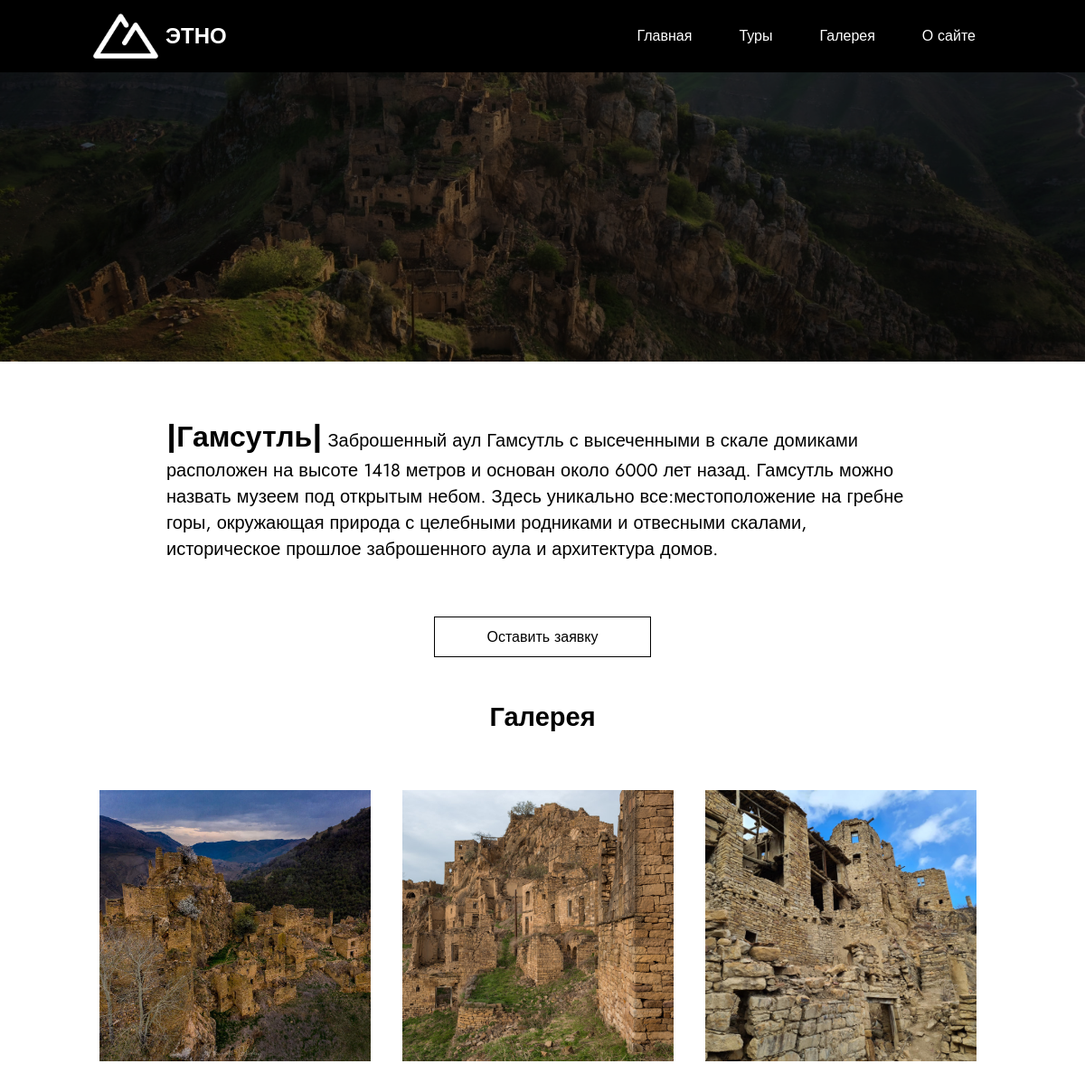
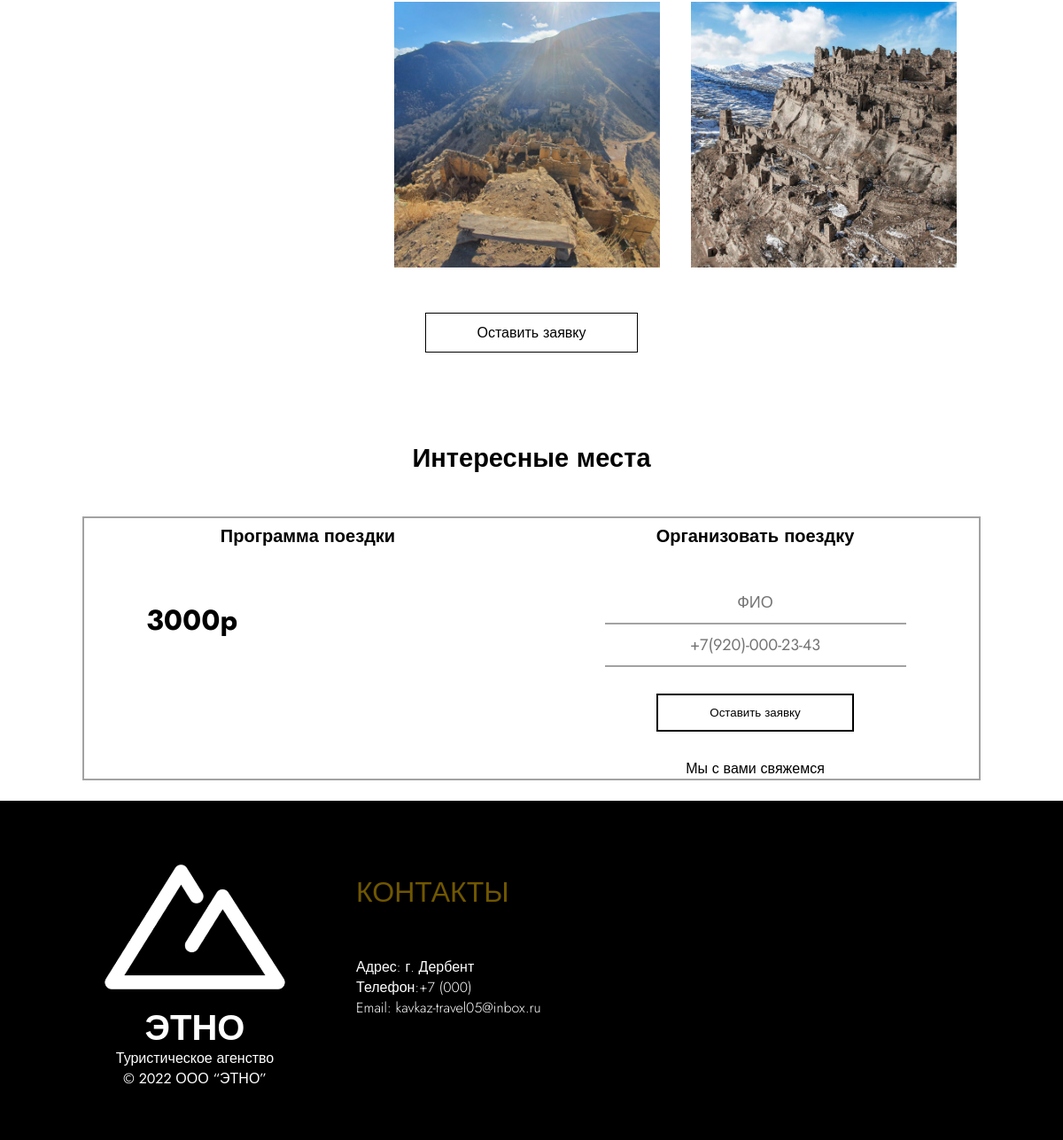
The page /tour/3/ on the database its author committed (2 pictures, top to bottom).
### ture/models.py (models this page shows, shortened)
class Tour(Model):
    img = ImageField(upload_to="img/")
    title = CharField(max_length=60)
    description = TextField()
    price = IntegerField()

class Image(Model):
    title = CharField(max_length=60)
    img = ImageField(upload_to="img/")
    tour_id = ForeignKey(Tour, on_delete=CASCADE)

### ture/views.py (the view, shortened to what this page needs)
# urls.py: path('tour/<int:id>/',tour , name="tour" ),
def tour(request,id):
    context = dict()
    context['tour'] = Tour.objects.get(pk=id)
    context['tour_imgs'] = Image.objects.filter(tour_id_id = id)[:6]
    context['tour_attractions'] = Attraction.objects.filter(tour_id_id = id)
    context['form'] = GetEmailForm()
    return render(request , 'ture/ture.html' , context=context)

### ture/forms.py
class GetEmailForm(Form):
    fio = CharField(max_length=90, widget=TextInput(attrs={'class':'fio', 'type':'text','placeholder':'ФИО', 'id':'fio'}))
    tel = CharField(max_length=20, widget=TextInput(attrs={'class':'phone', 'type':'tel','placeholder':'+7(920)-000-23-43', 'id':'tel'}))

### ture/templates/ture/ture.html (shortened to what this page needs)
{% extends 'ture/base.html' %}
{% load static %}
{% block content %}
<div class="header" style="height:400px; background:url({{ tour.img.url }}) center; background-size: cover;">
    <div class="header-background"></div>
</div>
<div class="tour"><span class="title">|{{ tour.title }}|</span> {{ tour.description }}
</div>
<a class="replace-button" href="#rep">Оставить заявку</a>
<p class="theme-title">Галерея</p>
<div class="tour-gallery">
    {% for img in tour_imgs %}
    <div class="tour-gallery-img" style="background: url({{ img.img.url }}) center; background-size: cover;"></div>
    {% endfor %}
</div>
<a class="replace-button" href="#travel" id="rep">Оставить заявку</a>
<br>
<p class="theme-title">Интересные места</p>
<div class="travel" id="travel">
    <div class="travel-programm">
        <p class="travel-programm-title">Программа поездки</p>
            <p class="travel-programm-price">{{ tour.price }}p</p>
    </div>
    <div class="followe">
        <p class="travel-programm-title">
            Организовать поездку
        </p>
        <form class="get-form" method="post">
            {% for f in form %}
                {{ f }}
            {% endfor %}
            <button class="replace-button" style="background: none; border: 2px solid;" >Оставить заявку</button>
            <p style="text-align: center;">Мы с вами свяжемся</p>
        </form>
    </div>
</div>
<br>
{% endblock %}

### ture/static/css/style.css (style rules this page uses)
* { font-family: 'Jost', sans-serif; margin: 0; text-decoration: none; padding: 0; transition: all 0.5s ease 0s; }
body { background: rgb(255, 255, 255); margin: 0; }
.header { padding-top: 0px; width: 100%; height: 600px; background: linear-gradient(0deg, rgba(0, 0, 0, 0.49), rgba(0, 0, 0, 0.49)), url(../img/header-img.jpg) top; background-size: cover; }
.header-background { width: 100%; height: 100%; background: rgba(0, 0, 0, 0.500); }
.theme-title { text-align: center; margin: 50px auto; font-weight: 700; font-size: 29px; line-height: 32px; }
.tour { margin:60px auto; width: 832px; height: max-content; font-size: 20px; }
.title { font-weight: 700; font-size: 32px; }
.replace-button { margin:30px auto; display: block; width: max-content; padding: 10px 58px; border: 1.7px solid; color: #000000; }
.tour-gallery { width: 1010px; height: max-content; margin: auto; }
.tour-gallery-img { width: 300px; height: 300px; display: inline-block; margin: 15px; }
.travel { display: flex; width: 1010px; margin: auto; height: max-content; border: 2px solid #A2A2A2; }
.travel-programm { width: 505px; }
.travel-programm-title { margin-top: 10px; font-weight: 600; font-size: 20px; line-height: 22px; text-align: center; color: #000000; }
.travel-programm-price { margin-top: 20px; margin-left: 70px; font-weight: 700; font-size: 32px; }
.followe { width: 505px; }
.get-form { width: max-content; display:block; margin:40px auto 0 auto; }
.fio , .phone , .quetion { font-size: 18px; padding: 10px 20px; background: none; border: none; border-bottom: 2px solid #A2A2A2; text-align: center; color:#686868 ; outline: none; }
.fio { width: 300px; }
.phone { width: 300px; display: block; margin:0 auto; padding: 0 auto; text-align: center; }

### rows shown on the page
Tour: img (picture), title "Гамсутль", description "Заброшенный аул Гамсутль с высеченными в скале домиками расположен на высоте 1418 метров и основан около 6000 лет назад. Гамсутль можно назвать музеем под открытым небом. Здесь уникально все:местоположение на гребне горы, окружающая природа с целебными родниками и отвесными скалами, историческое прошлое заброшенного аула и архитектура домов.", price "3000"
Image: img (picture)
Image: img (picture)
Image: img (picture)
Image: img (picture)
Image: img (picture)
